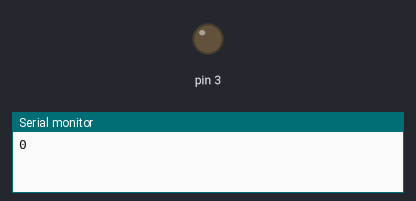
Bench run of a sketch on a simulated Arduino Uno, built with avr-gcc and run on an emulated ATmega328P. On the bench: output pins drawn as LEDs (lit = HIGH), the last lines printed to the serial monitor.

Above: at 0.05 s.
At 0.65 s:
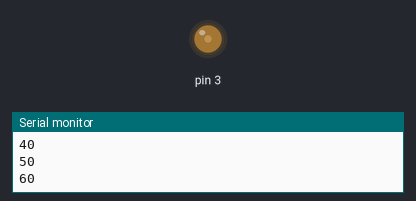
At 1.3 s:
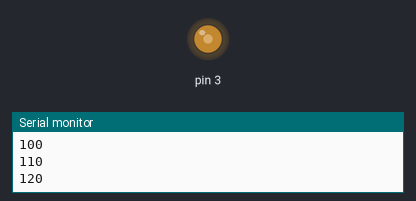
At 2.6 s:
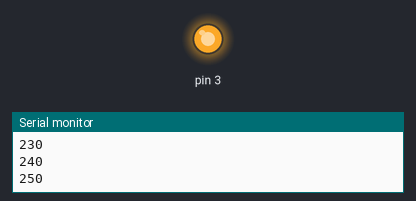
Timing chart, 0 to 6.0 s (numbered marks = the images above):
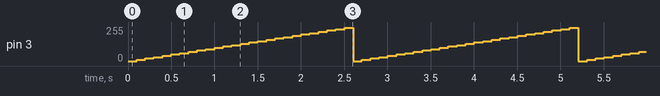

The sketch:

class_2.ino
```cpp
void setup() {

  pinMode(3, OUTPUT);
  Serial.begin(9600);
}

void loop() {

  for ( int i = 0; i < 255; i += 10)
  {
    analogWrite(3, i);
    Serial.println(i);
    delay(100);
  }
}
```

Measured:
- by itself, pin 3: ramps from 0/255 to 250/255 and jumps back, once every 2.6 s
